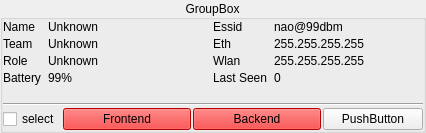
<?xml version="1.0" encoding="UTF-8"?>
<ui version="4.0">
 <class>NaoWidget</class>
 <widget class="QWidget" name="NaoWidget">
  <property name="geometry">
   <rect>
    <x>0</x>
    <y>0</y>
    <width>426</width>
    <height>133</height>
   </rect>
  </property>
  <property name="sizePolicy">
   <sizepolicy hsizetype="Expanding" vsizetype="Fixed">
    <horstretch>0</horstretch>
    <verstretch>0</verstretch>
   </sizepolicy>
  </property>
  <property name="focusPolicy">
   <enum>Qt::NoFocus</enum>
  </property>
  <property name="windowTitle">
   <string>Nao</string>
  </property>
  <layout class="QHBoxLayout" name="horizontalLayout">
   <property name="spacing">
    <number>0</number>
   </property>
   <property name="sizeConstraint">
    <enum>QLayout::SetNoConstraint</enum>
   </property>
   <property name="leftMargin">
    <number>0</number>
   </property>
   <property name="topMargin">
    <number>0</number>
   </property>
   <property name="rightMargin">
    <number>0</number>
   </property>
   <property name="bottomMargin">
    <number>0</number>
   </property>
   <item>
    <widget class="QGroupBox" name="nao_title">
     <property name="styleSheet">
      <string notr="true"/>
     </property>
     <property name="title">
      <string>GroupBox</string>
     </property>
     <property name="alignment">
      <set>Qt::AlignCenter</set>
     </property>
     <property name="flat">
      <bool>true</bool>
     </property>
     <property name="checkable">
      <bool>false</bool>
     </property>
     <layout class="QVBoxLayout" name="verticalLayout_4">
      <property name="spacing">
       <number>2</number>
      </property>
      <property name="leftMargin">
       <number>0</number>
      </property>
      <property name="topMargin">
       <number>0</number>
      </property>
      <property name="rightMargin">
       <number>0</number>
      </property>
      <property name="bottomMargin">
       <number>0</number>
      </property>
      <item>
       <layout class="QHBoxLayout" name="horizontalLayout_5">
        <property name="spacing">
         <number>0</number>
        </property>
        <item>
         <layout class="QFormLayout" name="formLayout">
          <property name="sizeConstraint">
           <enum>QLayout::SetNoConstraint</enum>
          </property>
          <property name="verticalSpacing">
           <number>3</number>
          </property>
          <item row="0" column="0">
           <widget class="QLabel" name="label_name">
            <property name="font">
             <font>
              <pointsize>9</pointsize>
             </font>
            </property>
            <property name="text">
             <string>Name  </string>
            </property>
           </widget>
          </item>
          <item row="0" column="1">
           <widget class="QLabel" name="nao_name">
            <property name="font">
             <font>
              <pointsize>9</pointsize>
             </font>
            </property>
            <property name="text">
             <string>Unknown</string>
            </property>
           </widget>
          </item>
          <item row="1" column="0">
           <widget class="QLabel" name="label_team">
            <property name="font">
             <font>
              <pointsize>9</pointsize>
             </font>
            </property>
            <property name="text">
             <string>Team  </string>
            </property>
           </widget>
          </item>
          <item row="1" column="1">
           <widget class="QLabel" name="nao_team_id">
            <property name="font">
             <font>
              <pointsize>9</pointsize>
             </font>
            </property>
            <property name="text">
             <string>Unknown</string>
            </property>
           </widget>
          </item>
          <item row="2" column="0">
           <widget class="QLabel" name="label_role">
            <property name="font">
             <font>
              <pointsize>9</pointsize>
             </font>
            </property>
            <property name="text">
             <string>Role  </string>
            </property>
           </widget>
          </item>
          <item row="2" column="1">
           <widget class="QLabel" name="nao_role">
            <property name="font">
             <font>
              <pointsize>9</pointsize>
             </font>
            </property>
            <property name="text">
             <string>Unknown</string>
            </property>
           </widget>
          </item>
          <item row="3" column="0">
           <widget class="QLabel" name="label_battery">
            <property name="font">
             <font>
              <pointsize>9</pointsize>
             </font>
            </property>
            <property name="text">
             <string>Battery  </string>
            </property>
           </widget>
          </item>
          <item row="3" column="1">
           <widget class="QLabel" name="nao_battery_level">
            <property name="font">
             <font>
              <pointsize>9</pointsize>
             </font>
            </property>
            <property name="text">
             <string>99%</string>
            </property>
           </widget>
          </item>
         </layout>
        </item>
        <item>
         <layout class="QFormLayout" name="formLayout_3">
          <property name="sizeConstraint">
           <enum>QLayout::SetNoConstraint</enum>
          </property>
          <property name="verticalSpacing">
           <number>3</number>
          </property>
          <item row="0" column="0">
           <widget class="QLabel" name="label_essid">
            <property name="font">
             <font>
              <pointsize>9</pointsize>
             </font>
            </property>
            <property name="text">
             <string>Essid  </string>
            </property>
           </widget>
          </item>
          <item row="0" column="1">
           <widget class="QLabel" name="nao_essid">
            <property name="font">
             <font>
              <pointsize>9</pointsize>
             </font>
            </property>
            <property name="text">
             <string>nao@99dbm</string>
            </property>
           </widget>
          </item>
          <item row="1" column="0">
           <widget class="QLabel" name="label_eth">
            <property name="font">
             <font>
              <pointsize>9</pointsize>
             </font>
            </property>
            <property name="text">
             <string>Eth  </string>
            </property>
           </widget>
          </item>
          <item row="1" column="1">
           <widget class="QLabel" name="nao_eth">
            <property name="font">
             <font>
              <pointsize>9</pointsize>
             </font>
            </property>
            <property name="text">
             <string>255.255.255.255</string>
            </property>
           </widget>
          </item>
          <item row="2" column="0">
           <widget class="QLabel" name="label_wlan">
            <property name="font">
             <font>
              <pointsize>9</pointsize>
             </font>
            </property>
            <property name="text">
             <string>Wlan  </string>
            </property>
           </widget>
          </item>
          <item row="2" column="1">
           <widget class="QLabel" name="nao_wlan">
            <property name="font">
             <font>
              <pointsize>9</pointsize>
             </font>
            </property>
            <property name="text">
             <string>255.255.255.255</string>
            </property>
           </widget>
          </item>
          <item row="3" column="0">
           <widget class="QLabel" name="label_last_seen">
            <property name="font">
             <font>
              <pointsize>9</pointsize>
             </font>
            </property>
            <property name="text">
             <string>Last Seen  </string>
            </property>
           </widget>
          </item>
          <item row="3" column="1">
           <widget class="QLabel" name="nao_last_seen">
            <property name="font">
             <font>
              <pointsize>9</pointsize>
             </font>
            </property>
            <property name="text">
             <string>0</string>
            </property>
           </widget>
          </item>
         </layout>
        </item>
       </layout>
      </item>
      <item>
       <widget class="Line" name="line">
        <property name="orientation">
         <enum>Qt::Horizontal</enum>
        </property>
       </widget>
      </item>
      <item>
       <layout class="QHBoxLayout" name="buttonLayout">
        <item>
         <widget class="QCheckBox" name="selectedCheckbox">
          <property name="sizePolicy">
           <sizepolicy hsizetype="Fixed" vsizetype="Fixed">
            <horstretch>0</horstretch>
            <verstretch>0</verstretch>
           </sizepolicy>
          </property>
          <property name="text">
           <string>select</string>
          </property>
         </widget>
        </item>
        <item>
         <widget class="QPushButton" name="nao_frontend">
          <property name="sizePolicy">
           <sizepolicy hsizetype="Preferred" vsizetype="Fixed">
            <horstretch>0</horstretch>
            <verstretch>0</verstretch>
           </sizepolicy>
          </property>
          <property name="minimumSize">
           <size>
            <width>100</width>
            <height>0</height>
           </size>
          </property>
          <property name="focusPolicy">
           <enum>Qt::ClickFocus</enum>
          </property>
          <property name="styleSheet">
           <string notr="true">background: rgb(255, 0, 0)</string>
          </property>
          <property name="text">
           <string>Frontend</string>
          </property>
         </widget>
        </item>
        <item>
         <widget class="QPushButton" name="nao_backend">
          <property name="sizePolicy">
           <sizepolicy hsizetype="Preferred" vsizetype="Fixed">
            <horstretch>0</horstretch>
            <verstretch>0</verstretch>
           </sizepolicy>
          </property>
          <property name="minimumSize">
           <size>
            <width>100</width>
            <height>0</height>
           </size>
          </property>
          <property name="focusPolicy">
           <enum>Qt::ClickFocus</enum>
          </property>
          <property name="styleSheet">
           <string notr="true">background: rgb(255, 0, 0)</string>
          </property>
          <property name="text">
           <string>Backend</string>
          </property>
         </widget>
        </item>
        <item>
         <widget class="QPushButton" name="nao_status">
          <property name="minimumSize">
           <size>
            <width>100</width>
            <height>0</height>
           </size>
          </property>
          <property name="maximumSize">
           <size>
            <width>100</width>
            <height>16777215</height>
           </size>
          </property>
          <property name="focusPolicy">
           <enum>Qt::NoFocus</enum>
          </property>
          <property name="text">
           <string>PushButton</string>
          </property>
         </widget>
        </item>
       </layout>
      </item>
     </layout>
    </widget>
   </item>
  </layout>
 </widget>
 <resources>
  <include location="bembelDbug.qrc"/>
 </resources>
 <connections/>
</ui>
